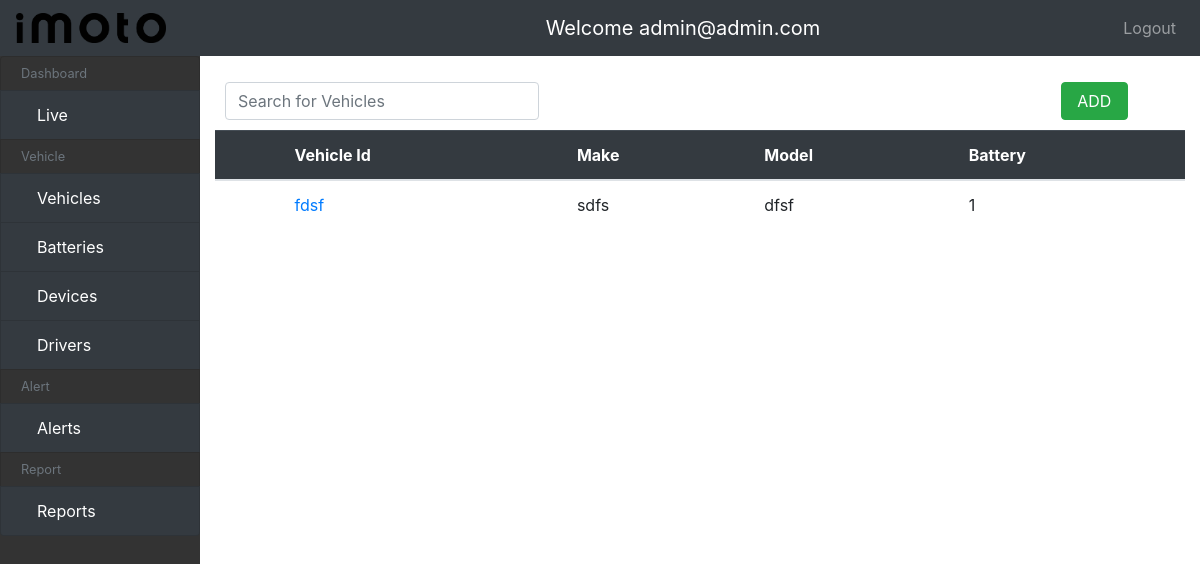
The page /vehicles/vehicle/ (signed in) on the database as committed earlier.
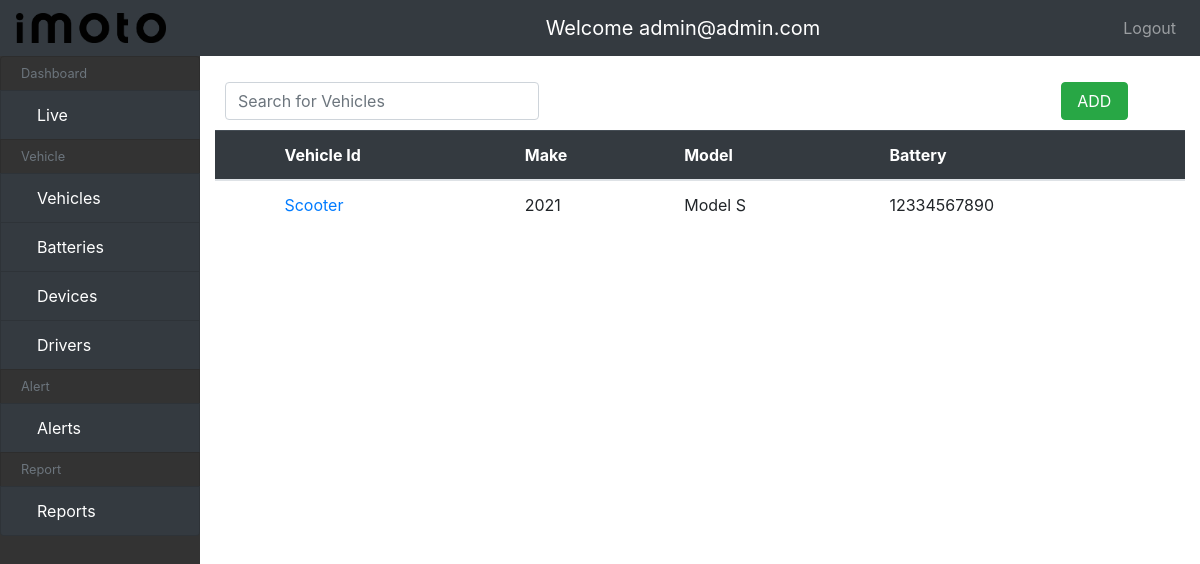
The same page on the database as committed later.
### Vehicle/models.py (models this page shows, shortened)
class Vehicle(models.Model):
    vehicle_id = models.CharField(
        verbose_name="Vehicle Id",
        max_length=50
    )
    device = models.ForeignKey(
        Device,
        verbose_name="device",
        on_delete=models.CASCADE
    )
    battery_id = models.ForeignKey(
        Battery,
        on_delete=models.CASCADE,
        verbose_name="battery id",
        max_length=255
    )
    make = models.CharField(
        verbose_name="make",
        max_length=50
    )
    model = models.CharField(
        verbose_name="model",
        max_length=50
    )
    year = models.CharField(
        verbose_name="year",
        max_length=4
    )
    tag = models.CharField(
        verbose_name="tag",
        max_length=255,
        blank=True,
        null=True
    )
    created_at = models.DateTimeField(
        auto_now=True,
        verbose_name="created at"
        )

class Battery(models.Model):
    battery_number = models.CharField(
        verbose_name="battery number",
        max_length=50
    )
    capacity = models.CharField(
        verbose_name="battery capacity",
        max_length=100
    )
    onboarding_date = models.DateTimeField(
        default=timezone.now,
        verbose_name="onboarding date"
    )
    class Meta:
        verbose_name = "Battery"
        verbose_name_plural = "Batteries"
    def __str__(self):
        return self.battery_number

### Vehicle/views.py (the view)
# urls.py: path('vehicle/', VehicleListView.as_view(), name='vehicle-list'),
class VehicleListView(LoginRequiredMixin, ListView):
    model = Vehicle
    template_name = "vehicles/vehicles_list.html"
    context_object_name = "vehicles"
    def get_context_data(self, **kwargs):
        context = super().get_context_data(**kwargs)
        vehicles_filter = VehicleFilter(
            self.request.GET
        )
        vehicles = vehicles_filter.qs
        context.update({
            "vehicles": vehicles,
            "vehicles_filter": vehicles_filter
        })
        return context

### templates/vehicles/vehicles_list.html
{% extends "main.html" %}
{% load static %}
{% block content %}
<div class="input-group" style="width:100%; padding:10px;">
  <form action="{% url 'vehicle-list'  %}" style="width:33%; flex:none float:left;" method="GET">
      <input type="text" name="search" class="form-control rounded"  placeholder="Search for Vehicles" value="{{ vehicles_filter.form.search.value|default:'' }}">
</form>
  <div class="" style="width:55%; flex:none float:left;"></div>
  <div  class="btn btn-success" style="width:7%; flex:none float:left; ">
    <a href="{% url 'vehicle-create' %}" style="color:white">ADD</a>
  </div>
</div>
<table class="table">
  <thead class="table-dark">
    <tr>
      <th scope="col"></th>
      <th scope="col">Vehicle Id</th>
      <th scope="col">Make</th>
      <th scope="col">Model</th>
      <th scope="col">Battery</th>
    </tr>
  </thead>
  <tbody>
    {% if vehicles %}
    {% for vehicle in vehicles %}
    <tr>
      <th scope="row"></th>
      <td><a href="{% url 'vehicle-update' vehicle.id %}">{{vehicle.vehicle_id}}</a></td>
      <td>{{vehicle.make}}</td>
      <td>{{vehicle.model}}</td>
      <td>{{vehicle.battery_id}}</td>
    </tr>
    {% endfor %}
    {% else %}
    <tr class="no-data">
    <td colspan="14">No Record !!</td>
    </tr>
    {% endif %}
  </tbody>
</table>
{% endblock %}

Rows that differ between the two databases and show on the page:
removed Vehicle: vehicle_id "fdsf", make "sdfs", model "dfsf", battery_id "1"
added Vehicle: vehicle_id "Scooter", make "2021", model "Model S", battery_id "12334567890"
